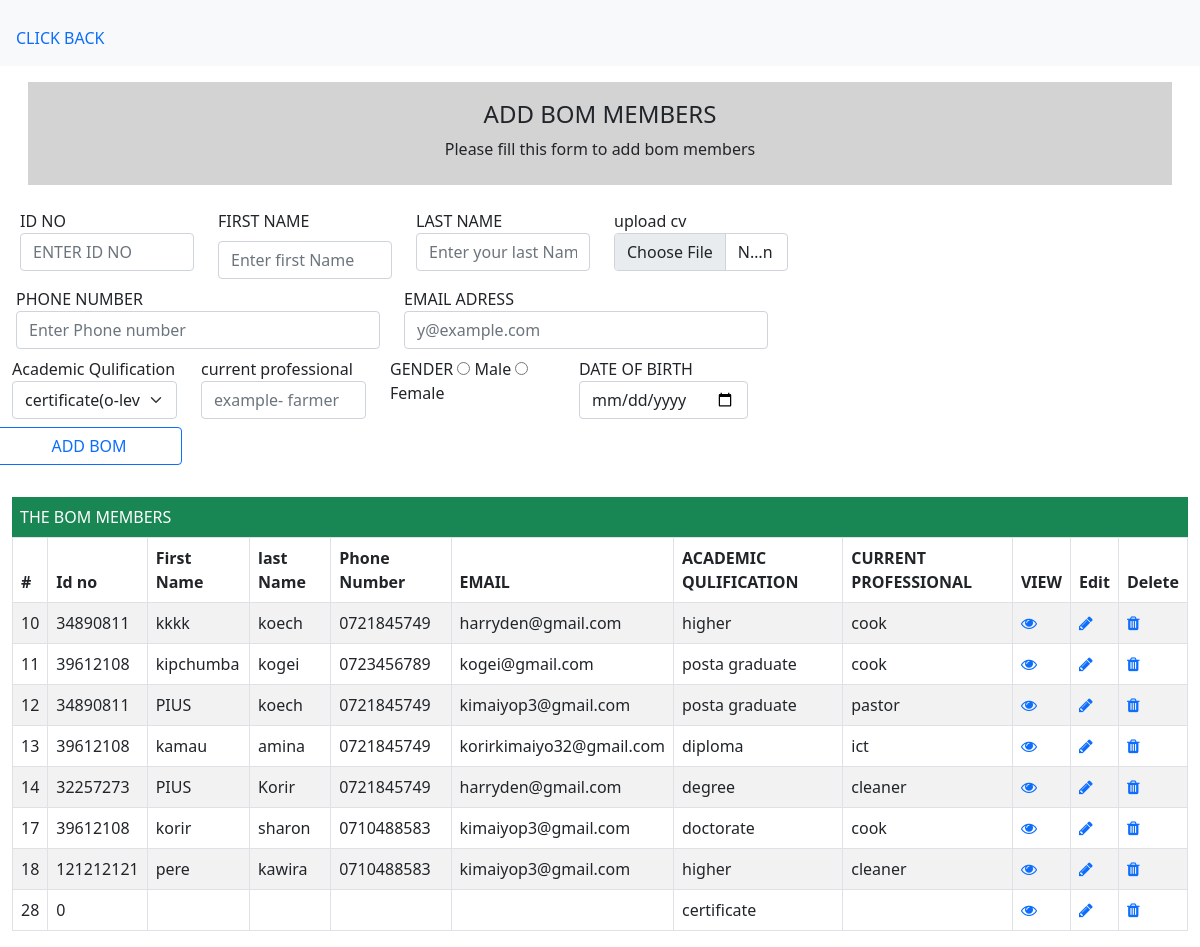
The app's page /home.php with its own data.
### tables this page shows
CREATE TABLE `bomk` (
  `id` int(11) NOT NULL,
  `idno` int(240) NOT NULL,
  `firstname` varchar(240) NOT NULL,
  `lastname` varchar(240) NOT NULL,
  `pnumber` varchar(40) NOT NULL,
  `email` varchar(40) NOT NULL,
  `academic` varchar(40) NOT NULL,
  `current` varchar(40) NOT NULL
);

### home.php (the view, shortened to what this page needs)
<!DOCTYPE html>
<html lang="en">
<head>
    <link href="bootstrap/css/bootstrap.min.css" rel="stylesheet">
    <link rel="stylesheet" href="https://cdnjs.cloudflare.com/ajax/libs/font-awesome/4.7.0/css/font-awesome.min.css">
</head>
</head>
<body>
<nav class="navbar bg-light">
  <div class="container">
    </div>
            <ul class="nav flex-column">
         <li class="nav-item"><a class="nav-link active" aria-current="page" href="welcome.php">CLICK BACK</a></li>
            </ul>
</nav>
 <ul class="nav flex-column">
         <body>
<div class="container-fluid">
    <div class="p-3">
        <nav aria-label="breadcrumb" style="background-color: lightgrey; padding-top: 10px;">
           <div class="text-center p-2">
            <h4>ADD BOM MEMBERS</h4>
            <p>Please fill this form to add bom members </p>
        </nav>
    </div>
<div class="col-md-8">
<form action="handlestudent.php" method="post" enctype="multipart/form-data">
<div class="row p-2">
<div class="col">
    <label >ID NO</label>
        <input type="text" class="form-control" name="idno" placeholder="ENTER ID NO">
</div>
    <div class="col">
        <label for="exampleInputEmail1" class="form-label">FIRST NAME</label>
            <input type="text" class="form-control" name="firstname" placeholder="Enter first Name">
    </div>
    <div class="col">
        <label> LAST NAME</label>
          <input type="text" class="form-control" name="lastname" placeholder="Enter your last Name">
       </div>
        <div class="col">
        <label> upload cv</label>
          <input type="file" class="form-control" name="file" placeholder="Enter your last Name">
       </div>
<div class="row p-2">
 <div class="col">
        <label>PHONE NUMBER</label>
            <input type="text" class="form-control" name="phonenumber" placeholder="Enter Phone number">
    </div>
    <div class="col">
        <label>EMAIL ADRESS</label>
            <input type="text" class="form-control" name="email" placeholder="y@example.com">
</div>
    <div class="row p-2 ">
        <div class="col">
            <label>Academic Qulification</label>
                <select name="academic" class="form-select form-control" >
                    <option value="certificate">certificate(o-level/A-level)</option>
             </select>
        </div>
        <div class="col">
        <label>current professional</label>
            <input type="text" class="form-control" name="current" placeholder="example- farmer">
</div>
<div class="col">
        <label>GENDER</label>
            <input type="radio" name="gender" value="male"> Male
            <input type="radio" name="gender" value="female"> Female
</div>
<div class="col">
    <label>DATE OF BIRTH</label>
        <input type="date" class="form-control" name="dob" >
</div>
    <div class="row p-2 ">
        <button class="btn btn-outline-primary col-md-3 text-center" name="uploaddata" type="submit">ADD BOM</button>
    </div>
</form>
</div>
</div>
</body>
<div class="bg-success p-2 text-white bg-opacity-75">THE BOM MEMBERS</div>
    <?php
    require "config.php";
    ?>
          <div class="table-responsive">
            <table class="table table-bordered table-striped">
                <thead>
                <tr>
                    <th>#</th>
                    <th>Id no</th>
                    <th>First Name</th>
                    <th>last Name</th>
                    <th>Phone Number</th>
                    <th> EMAIL</th>
                    <th>ACADEMIC QULIFICATION</th>
                    <th>CURRENT PROFESSIONAL</th>
                    <th>VIEW</th>
                    <th>Edit</th>
                    <th>Delete</th>
                </tr>
                </thead>
                <tbody>
                    <?php
    $result = mysqli_query($link, "select *from bomk");
                while ($row = mysqli_fetch_array($result)) {
                    echo "<tr>";
                    echo "<td>" . $row['id'] . "</td>";
                    echo "<td>" . $row[ 'idno'] . "</td>";
                    echo "<td>" . $row['firstname'] . "</td>";
                    echo "<td>" . $row['lastname'] . "</td>";
                    echo "<td>" . $row['pnumber'] . "</td>";
                    echo "<td>" . $row['email'] . "</td>";
                    echo "<td>" . $row['academic'] . "</td>";
                    echo "<td>" . $row['current'] . "</td>";
                    echo "<td><a href='_view.php?id=".$row['id']." '><span class='fa fa-eye'></span></a></td>";
                    echo "<td><a href='_edit.php?id=".$row['id']."'><span class='fa fa-pencil'></span></a></td>";
                    echo "<td><a href='_delete.php?id=".$row['id']."'><span class='fa fa-trash'></span></a></td>";
                } ?>
                </tbody>
            </table>
    </div>
</body>
</html>

### records on screen
bomk: id "10", idno "34890811", firstname "kkkk", lastname "koech", pnumber "0721845749", email "harryden@gmail.com", academic "higher", current "cook"
bomk: id "11", idno "39612108", firstname "kipchumba", lastname "kogei", pnumber "0723456789", email "kogei@gmail.com", academic "posta graduate", current "cook"
bomk: id "12", idno "34890811", firstname "PIUS", lastname "koech", pnumber "0721845749", email "kimaiyop3@gmail.com", academic "posta graduate", current "pastor"
bomk: id "13", idno "39612108", firstname "kamau", lastname "amina", pnumber "0721845749", email "korirkimaiyo32@gmail.com", academic "diploma", current "ict"
bomk: id "14", idno "32257273", firstname "PIUS", lastname "Korir", pnumber "0721845749", email "harryden@gmail.com", academic "degree", current "cleaner"
bomk: id "17", idno "39612108", firstname "korir", lastname "sharon", pnumber "0710488583", email "kimaiyop3@gmail.com", academic "doctorate", current "cook"
bomk: id "18", idno "121212121", firstname "pere", lastname "kawira", pnumber "0710488583", email "kimaiyop3@gmail.com", academic "higher", current "cleaner"
bomk: id "28", idno "0", academic "certificate"
